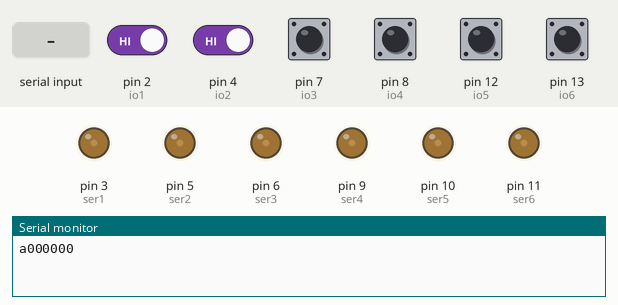
Simulated run of this sketch. Board: Arduino Uno, built with avr-gcc and run on an emulated ATmega328P. Parts: output pins drawn as LEDs (lit = HIGH), the last lines printed to the serial monitor. Inputs (shaded band) come from the test bench; at power-on: pin 2 (io1), pin 4 (io2), pin 7 (io3), pin 8 (io4), pin 12 (io5), pin 13 (io6) HIGH.

Above: at 1.2 s.
1.3 s: "1" received over Serial
At 2.9 s:
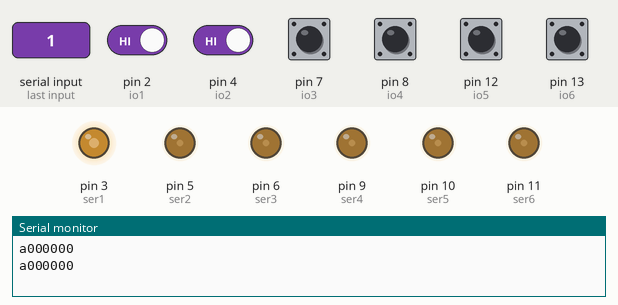
3.5 s: "2" received over Serial
At 4.5 s:
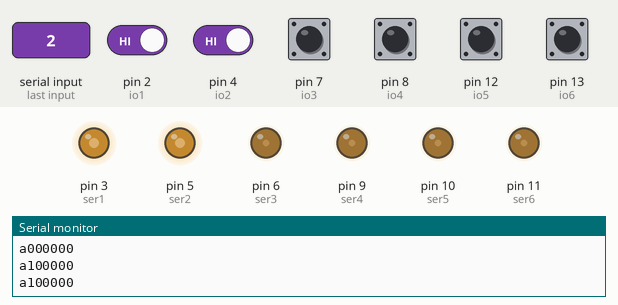
5.5 s: pin 2 (io1) driven LOW
At 7.2 s:
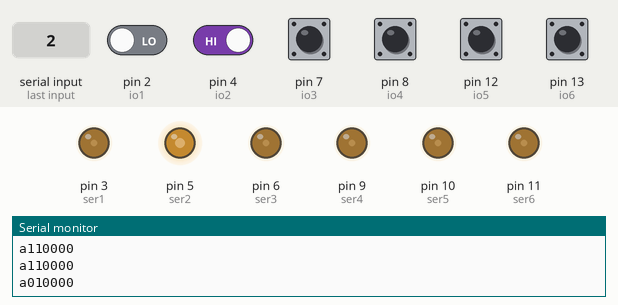
7.5 s: "3" received over Serial
At 8.7 s:
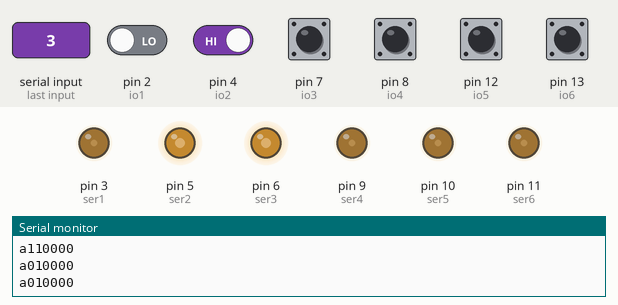
9.5 s: pin 4 (io2) driven LOW
At 11.2 s:
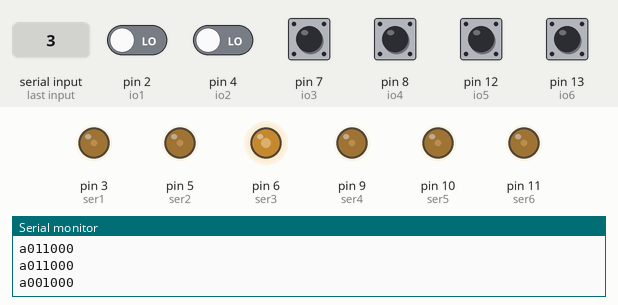
11.5 s: "4" received over Serial
At 13.0 s:
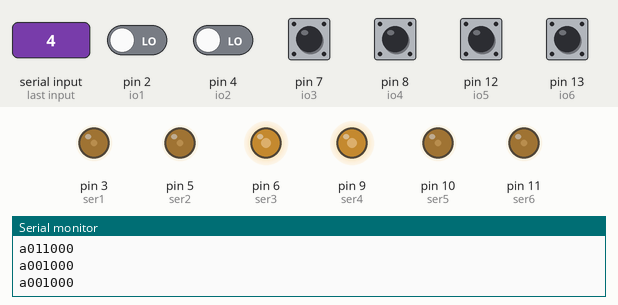
Timing chart, 0 to 14.5 s (numbered marks = the images above; inputs shaded):
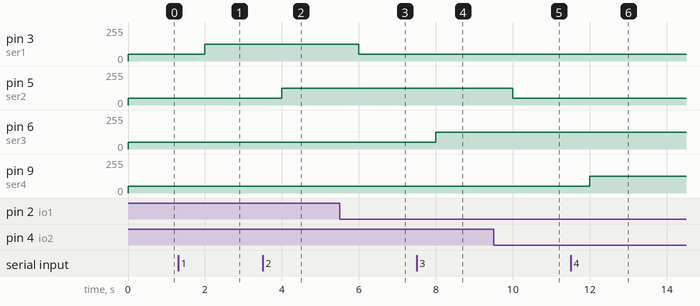

The sketch:

serialServo_pwm.ino
```cpp
#include <Arduino.h>

int ser1 = 3;           // 舵机初始化
int ser2 = 5;
int ser3 = 6;
int ser4 = 9;
int ser5 = 10;
int ser6 = 11;

// 从Nano传回的舵机控制信号的检测IO口
int io1 = 2;
int io2 = 4;
int io3 = 7;
int io4 = 8;
int io5 = 12;
int io6 = 13;

// 爪子收回时舵机的角度
#define ser1In  0
#define ser2In  220
#define ser3In  180
#define ser4In  20
#define ser5In  160
#define ser6In  160

// 爪子伸出时舵机的角度
#define ser1Out 180
#define ser2Out 0
#define ser3Out 0
#define ser4Out 180
#define ser5Out 0
#define ser6Out 0

char nanoFlag[8] = {};
char flag = '0';

// 爪子按编号输出
void ServoAction(){
  if(nanoFlag[1] == '1'){
    analogWrite(ser1,125);
  }else{
    //ser1.write(ser1In);
    analogWrite(ser1,50);
  }
  if(nanoFlag[2] == '1'){
    analogWrite(ser2,125);
  }else{
    analogWrite(ser2,50);
  }
  if(nanoFlag[3] == '1'){
    analogWrite(ser3,125);
  }else{
    analogWrite(ser3,50);
  }
  if(nanoFlag[4] == '1'){
    analogWrite(ser4,125);
  }else{
    analogWrite(ser4,50);
  }
  if(nanoFlag[5] == '1'){
    analogWrite(ser5,125);
  }else{
    analogWrite(ser5,50);
  }
  if(nanoFlag[6] == '1'){
   analogWrite(ser6,125);
  }else{
   analogWrite(ser6,50);
  }
}


void setup(){
  Serial.begin(9600);

  pinMode(io1, INPUT);
  pinMode(io2, INPUT);
  pinMode(io3, INPUT);
  pinMode(io4, INPUT);
  pinMode(io5, INPUT);
  pinMode(io6, INPUT);

  pinMode(ser1, OUTPUT);
  pinMode(ser2, OUTPUT);
  pinMode(ser3, OUTPUT);
  pinMode(ser4, OUTPUT);
  pinMode(ser5, OUTPUT);
  pinMode(ser6, OUTPUT);

  strcpy(nanoFlag, "a000000");
  ServoAction();
}

void loop()
{
  int i = 0;
//  if(Serial.available()>0) {
//    nanoFlag[i] = Serial.read();
//    if(nanoFlag[i] == 'a'){
//      i++;
//      while((Serial.available() > 0) && (i <= 6)) {
//        nanoFlag[i] = Serial.read();
//        i++;
//        delay(100);
//      }
//      ServoAction();
//      i = 0;
//    }
//  }

  char flag;
  flag = Serial.read();
  if(flag == '1') nanoFlag[1] = '1'; else if(digitalRead(io1) == LOW) nanoFlag[1] = '0';
  if(flag == '2') nanoFlag[2] = '1'; else if(digitalRead(io2) == LOW) nanoFlag[2] = '0';
  if(flag == '3') nanoFlag[3] = '1'; else if(digitalRead(io3) == LOW) nanoFlag[3] = '0';
  if(flag == '4') nanoFlag[4] = '1'; else if(digitalRead(io4) == LOW) nanoFlag[4] = '0';
  if(flag == '5') nanoFlag[5] = '1'; else if(digitalRead(io5) == LOW) nanoFlag[5] = '0';
  if(flag == '6') nanoFlag[6] = '1'; else if(digitalRead(io6) == LOW) nanoFlag[6] = '0';


//  if(digitalRead(io1) == HIGH) nanoFlag[1] = '1'; else if(digitalRead(io1) == LOW) nanoFlag[1] = '0';
//  if(digitalRead(io2) == HIGH) nanoFlag[2] = '1'; else if(digitalRead(io2) == LOW) nanoFlag[2] = '0';
//  if(digitalRead(io3) == HIGH) nanoFlag[3] = '1'; else if(digitalRead(io3) == LOW) nanoFlag[3] = '0';
//  if(digitalRead(io4) == HIGH) nanoFlag[4] = '1'; else if(digitalRead(io4) == LOW) nanoFlag[4] = '0';
//  if(digitalRead(io5) == HIGH) nanoFlag[5] = '1'; else if(digitalRead(io5) == LOW) nanoFlag[5] = '0';
//  if(digitalRead(io6) == HIGH) nanoFlag[6] = '1'; else if(digitalRead(io6) == LOW) nanoFlag[6] = '0';

  ServoAction();
  delay(1000);

  Serial.println(nanoFlag);
}
```

Measured:
- after the input at 1.3 s, pin 3 (ser1): 50/255 → 125/255 after 0.70 s
- after the input at 3.5 s, pin 5 (ser2): 50/255 → 125/255 after 0.50 s
- after the input at 5.5 s, pin 3 (ser1): 125/255 → 50/255 after 0.50 s
- after the input at 7.5 s, pin 6 (ser3): 50/255 → 125/255 after 0.50 s
- after the input at 9.5 s, pin 5 (ser2): 125/255 → 50/255 after 0.50 s
- after the input at 11.5 s, pin 9 (ser4): 50/255 → 125/255 after 0.50 s
